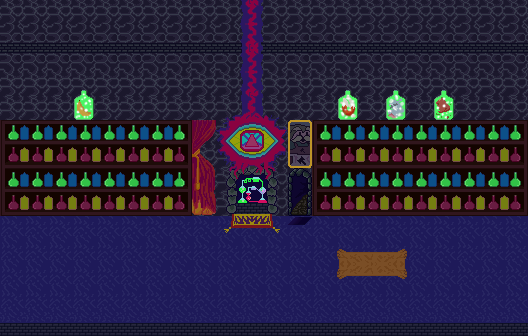

A 2D game scene composited from a Tiled map and its tileset images. What follows is a short description and the map's XML, with each tile layer's data collapsed to a summary:
An orthogonal 22x14 tile map with 24x24 px tiles, 3 tile layers (background, foreground, accents) and 11 objects (3x sprite, 2x material, door, cauldron).

<map version="1.0" orientation="orthogonal" width="22" height="14" tilewidth="24" tileheight="24">
 <properties>
  <property name="jumping" value="false" />
  <property name="overworldName" value="town_1" />
  <property name="soundtrack" value="potionlab" />
 </properties>
 <tileset firstgid="1" name="lab" tilewidth="24" tileheight="24">
  <image source="../images/tilesets/lab.png" width="288" height="168" />
 </tileset>
 <layer name="background" width="22" height="14">
  <data>[308 cells, 308 non-empty, 16 distinct tile ids]</data>
 </layer>
 <layer name="foreground" width="22" height="14">
  <data>[308 cells, 47 non-empty, 39 distinct tile ids]</data>
 </layer>
 <layer name="accents" width="22" height="14">
  <data>[308 cells, 0 non-empty, 0 distinct tile ids]</data>
 </layer>
 <objectgroup name="nodes" width="22" height="14">
  <object name="main" type="door" x="288" y="168" width="24" height="50">
   <properties>
    <property name="level" value="house" />
    <property name="sound" value="false" />
    <property name="to" value="fireplace" />
   </properties>
  </object>
  <object type="sprite" x="81" y="207" width="20" height="22">
   <properties>
    <property name="depth" value="6" />
    <property name="height" value="24" />
    <property name="sheet" value="images/sprites/town/labbox.png" />
    <property name="width" value="19" />
   </properties>
  </object>
  <object type="sprite" x="47" y="200" width="33" height="34">
   <properties>
    <property name="depth" value="16" />
    <property name="height" value="34" />
    <property name="sheet" value="images/sprites/town/labcage.png" />
    <property name="width" value="32" />
   </properties>
  </object>
  <object type="cauldron" x="240" y="240" width="24" height="24" />
  <object name="stick" type="material" x="168" y="216" width="24" height="24" />
  <object type="sprite" x="408" y="215" width="53" height="24">
   <properties>
    <property name="height" value="24" />
    <property name="sheet" value="images/sprites/town/hay_small.png" />
    <property name="width" value="48" />
   </properties>
  </object>
  <object name="mushroom" type="material" x="384" y="240" width="24" height="24" />
 </objectgroup>
 <objectgroup name="floorspace" width="22" height="14">
  <object x="0" y="216">
   <properties>
    <property name="primary" value="true" />
   </properties>
   <polygon points="0,0 528,0 528,106 1,107" />
  </object>
  <object x="83" y="230">
   <properties>
    <property name="height" value="15" />
   </properties>
   <polygon points="1,-2 4,-8 12,-6 10,0" />
  </object>
  <object x="54" y="228">
   <properties>
    <property name="height" value="15" />
   </properties>
   <polygon points="6,-4 8,-10 18,-9 16,-2" />
  </object>
  <object x="240" y="257" width="24" height="7">
   <properties>
    <property name="blocks" value="true" />
   </properties>
  </object>
 </objectgroup>
</map>
